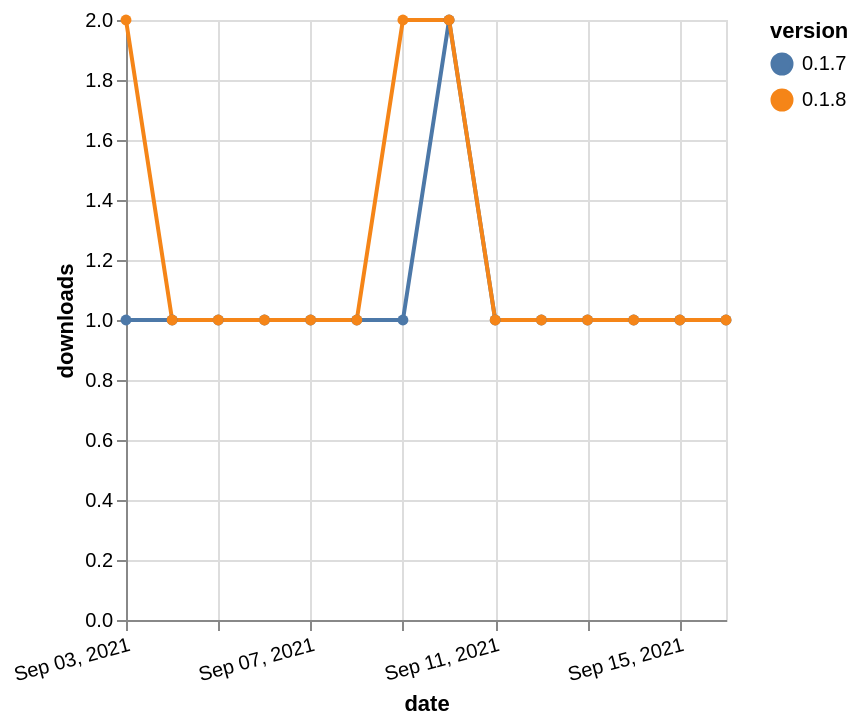

The specification (Vega-Lite) saved for this image:
### Vega-Lite specification from a JSON file in a GitHub repository (floating-point values rounded to 4 significant figures)
{"$schema": "https://vega.github.io/schema/vega-lite/v5.json", "description": "A simple bar chart with embedded data.", "data": {"values": [{"date": "2021-09-03", "total": 443, "delta": 1, "version": "0.1.7"}, {"date": "2021-09-04", "total": 444, "delta": 1, "version": "0.1.7"}, {"date": "2021-09-05", "total": 445, "delta": 1, "version": "0.1.7"}, {"date": "2021-09-06", "total": 446, "delta": 1, "version": "0.1.7"}, {"date": "2021-09-07", "total": 447, "delta": 1, "version": "0.1.7"}, {"date": "2021-09-08", "total": 448, "delta": 1, "version": "0.1.7"}, {"date": "2021-09-09", "total": 449, "delta": 1, "version": "0.1.7"}, {"date": "2021-09-10", "total": 451, "delta": 2, "version": "0.1.7"}, {"date": "2021-09-11", "total": 452, "delta": 1, "version": "0.1.7"}, {"date": "2021-09-12", "total": 453, "delta": 1, "version": "0.1.7"}, {"date": "2021-09-13", "total": 454, "delta": 1, "version": "0.1.7"}, {"date": "2021-09-14", "total": 455, "delta": 1, "version": "0.1.7"}, {"date": "2021-09-15", "total": 456, "delta": 1, "version": "0.1.7"}, {"date": "2021-09-16", "total": 457, "delta": 1, "version": "0.1.7"}, {"date": "2021-09-03", "total": 99, "delta": 2, "version": "0.1.8"}, {"date": "2021-09-04", "total": 100, "delta": 1, "version": "0.1.8"}, {"date": "2021-09-05", "total": 101, "delta": 1, "version": "0.1.8"}, {"date": "2021-09-06", "total": 102, "delta": 1, "version": "0.1.8"}, {"date": "2021-09-07", "total": 103, "delta": 1, "version": "0.1.8"}, {"date": "2021-09-08", "total": 104, "delta": 1, "version": "0.1.8"}, {"date": "2021-09-09", "total": 106, "delta": 2, "version": "0.1.8"}, {"date": "2021-09-10", "total": 108, "delta": 2, "version": "0.1.8"}, {"date": "2021-09-11", "total": 109, "delta": 1, "version": "0.1.8"}, {"date": "2021-09-12", "total": 110, "delta": 1, "version": "0.1.8"}, {"date": "2021-09-13", "total": 111, "delta": 1, "version": "0.1.8"}, {"date": "2021-09-14", "total": 112, "delta": 1, "version": "0.1.8"}, {"date": "2021-09-15", "total": 113, "delta": 1, "version": "0.1.8"}, {"date": "2021-09-16", "total": 114, "delta": 1, "version": "0.1.8"}]}, "width": "container", "mark": {"type": "line", "point": {"filled": true}}, "encoding": {"x": {"field": "date", "type": "temporal", "timeUnit": "yearmonthdate", "title": "date", "axis": {"labelAngle": -15}}, "y": {"field": "delta", "type": "quantitative", "title": "downloads"}, "color": {"field": "version", "type": "nominal"}, "tooltip": {"field": "delta"}}}
